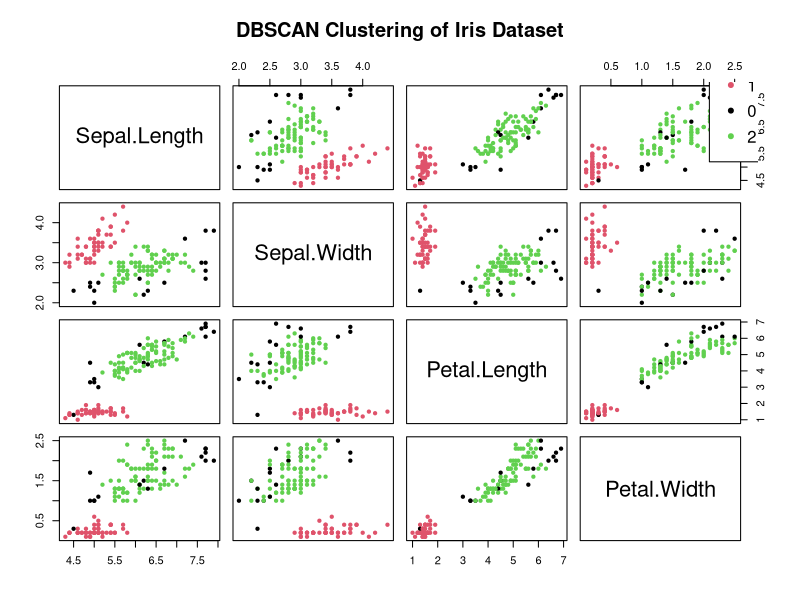

This figure's R source:
# Load the required library for DBSCAN clustering
install.packages("dbscan")  # Install the dbscan package if not already installed
library(dbscan)

# Load the iris dataset
data(iris)

# Select the relevant properties for clustering
iris_subset <- iris[, c("Sepal.Length", "Sepal.Width", "Petal.Length", "Petal.Width")]

# Perform DBSCAN clustering
dbscan_result <- dbscan(iris_subset, eps = 0.5, MinPts = 5)  # Example values for eps and MinPts

# Visualize the clustering results
plot(iris_subset, col = dbscan_result$cluster + 1, pch = 20, main = "DBSCAN Clustering of Iris Dataset")
legend("topright", legend = unique(dbscan_result$cluster), col = unique(dbscan_result$cluster) + 1, pch = 20, title = "Cluster")
